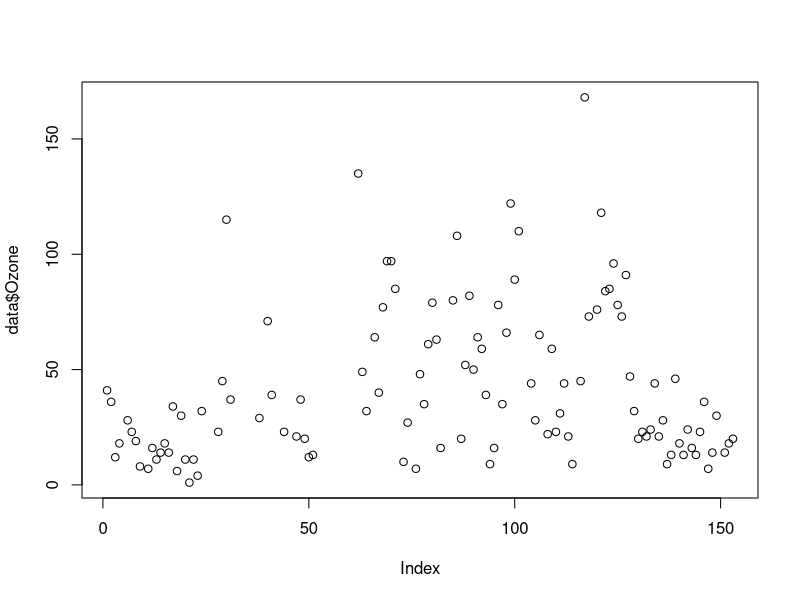
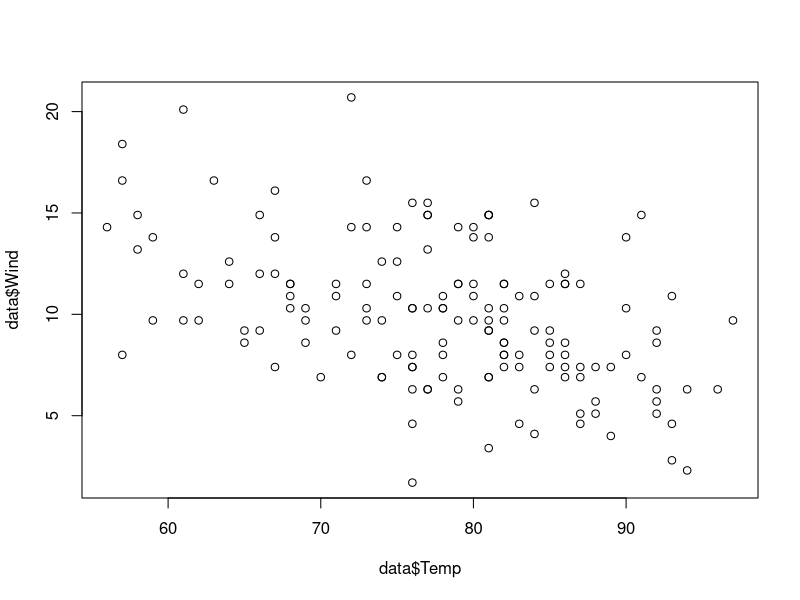
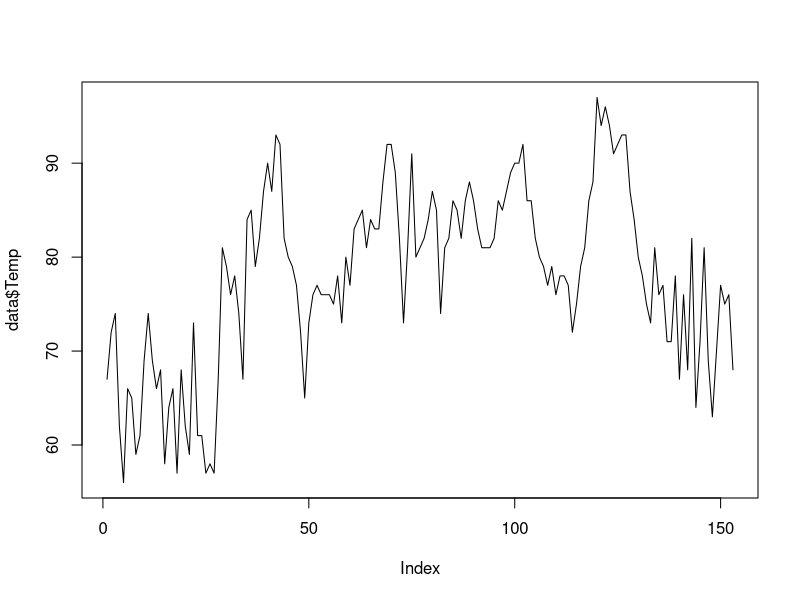
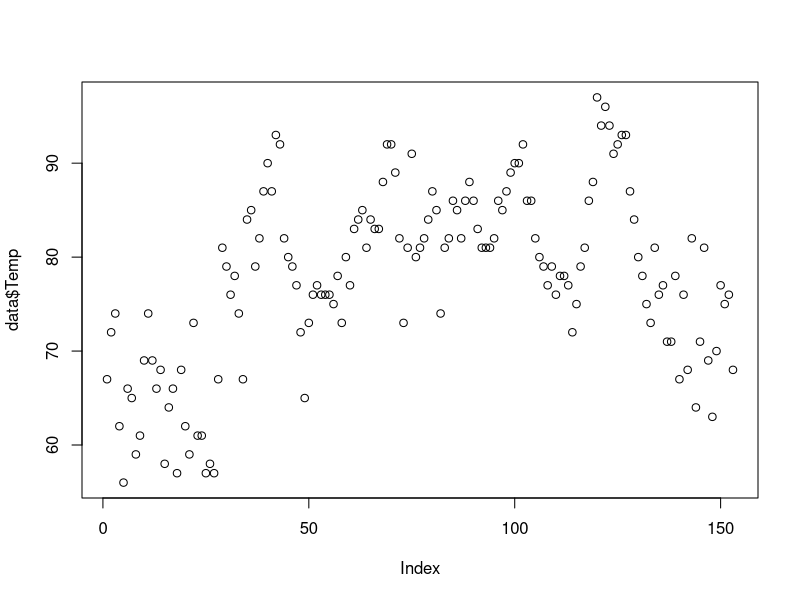
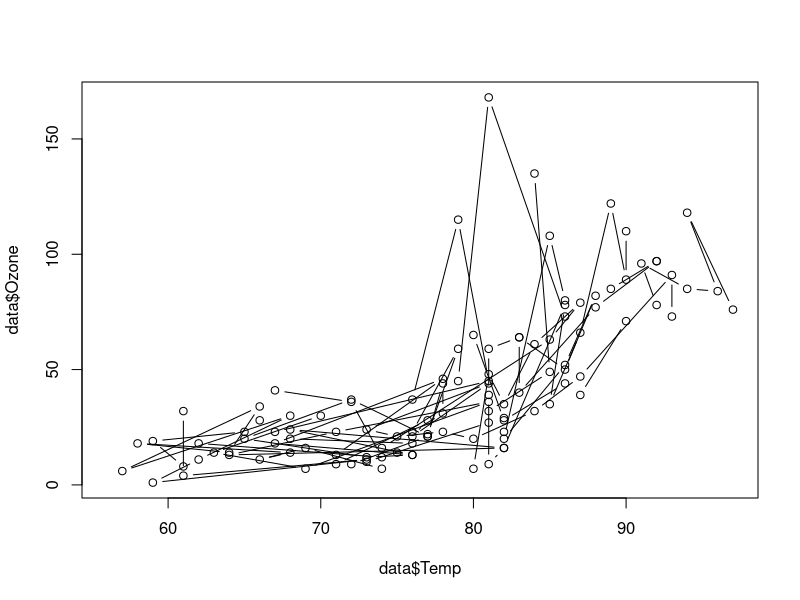
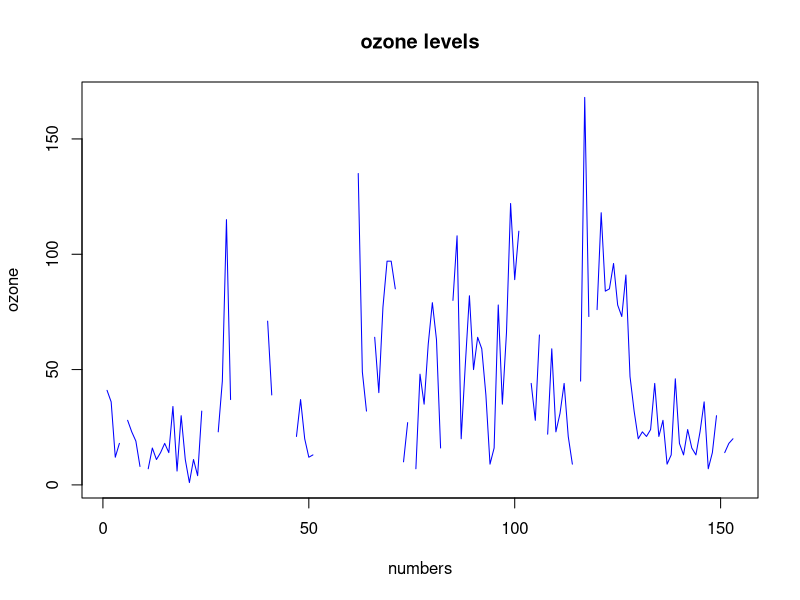
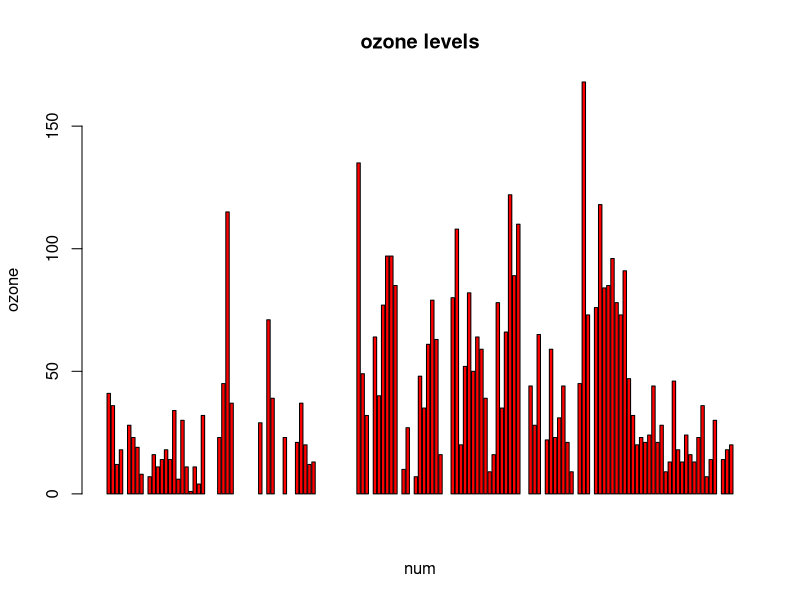
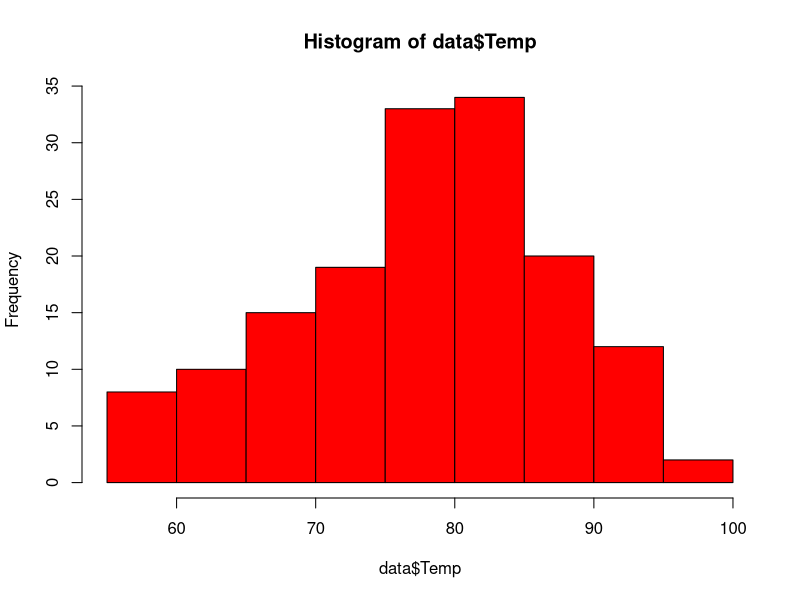

Write R code to recreate these figures, in order.
1+1
2-2
1*2
4/2
6%%2
6^2
sqrt(10)

x<-5
y<-6
z<-11


x*y*z


########vectors
x<-c(1,2,3,4,5)
y<-c(2,3,4,5,6)

x+y
x*y

sqrt(x)

############to print the vectors or Acsess them


x[3]

x<-c(2,0,0,4)

x[1]

x[-1] ###minus use for exclude

#for add new value in the vector

x[1]<-3
x

x[-1]<-5
x

x<-c(1,9,9,9)
x

x<9

x[4]<-1
x

x<2

###########How to Create Data Frame


df<-data.frame(x=1:3,y=c("a","b","c"))
df

#print value 1



df[1,1]

#print value 1 & A

df[1,c(1,2)]

#print value a c

df[c(1,3),2]

#print 1 and 3

df[c(1,3),1]

#print 1 a 3 c
df[c(1,3),c(1,2)]


#################how to upload data

data<-datasets::airquality
data

#to extract first Column
data[,c(1,2)]

#top 10 Rows and Coumns
head(data,10)

tail(data,10)

data[,-6]


data$Ozone


#to summarize the Data

summary(
  data$Ozone
)

summary(data)

########ploting Of the Data

plot(data$Ozone)

plot(data$Temp,data$Wind,type="p")


#########point and Length

plot(data$Temp,type="l") #p use for the point

plot(data$Temp,type="p")

plot(data$Temp,data$Ozone,type="b")

##to give the name of x axis & y axis and coluour and main title
plot(data$Ozone,type="l",xlab="numbers",ylab="ozone",main="ozone levels",col="blue")

#####horizontal box plot

barplot(data$Ozone,xlab="num",ylab="ozone",main="ozone levels",col="red",horiz= F,axes = T )

#####histogram

hist(data$Temp,col="red") #this is positively skewed


#######Single Box Polt

boxplot(data$Wind,main="boxplot")

#to find the Outliers
boxplot.stats(data$Wind)$out

###for Miultiple Box Plots

boxplot(airquality[,1:4])

####Draw multiple charts
par(mfrow=c(3,3))
mar=c(2,5,2,1)

las=0

bty="o"

plot(airquality$Ozone)
plot(airquality$Ozone,airquality$Wind)
plot(airquality$Ozone,type="l")
plot(airquality$Ozone,type="l")
barplot(airquality$Ozone,main="oz con in Air",horiz = T,col="blue")

hist(airquality$Ozone)
boxplot(airquality$Temp)
